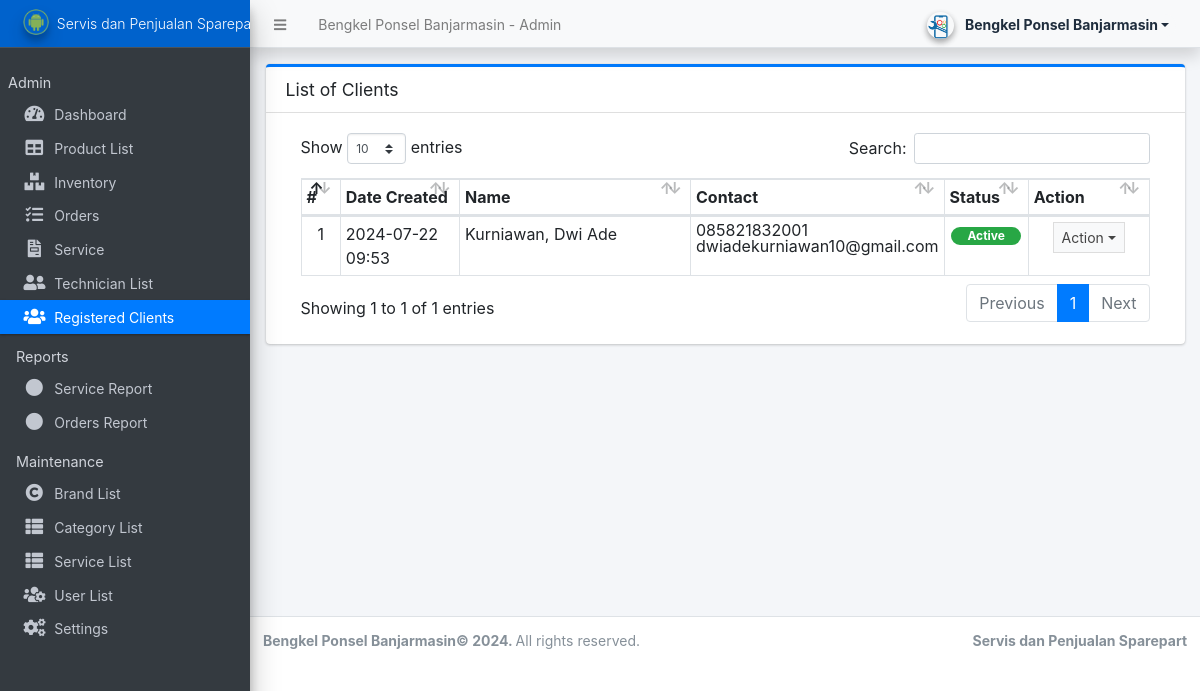
/admin/?page=clients (signed in), run on the app's committed database.
### tables this page shows
CREATE TABLE `client_list` (
  `id` int(30) NOT NULL,
  `firstname` text NOT NULL,
  `middlename` text DEFAULT NULL,
  `lastname` text NOT NULL,
  `gender` text NOT NULL,
  `contact` text NOT NULL,
  `address` text NOT NULL,
  `email` text NOT NULL,
  `password` text NOT NULL,
  `status` tinyint(1) NOT NULL DEFAULT 1,
  `delete_flag` tinyint(1) NOT NULL DEFAULT 0,
  `date_created` datetime NOT NULL DEFAULT current_timestamp(),
  `date_added` datetime DEFAULT NULL ON UPDATE current_timestamp()
);

### admin/clients/index.php (the view, shortened to what this page needs)
<div class="card card-outline card-primary">
	<div class="card-header">
		<h3 class="card-title">List of Clients</h3>
	</div>
	<div class="card-body">
		<div class="container-fluid">
        <div class="container-fluid">
			<table class="table table-bordered table-stripped">
				<colgroup>
					<col width="5%">
					<col width="15%">
					<col width="30%">
					<col width="25%">
					<col width="10%">
					<col width="15%">
				</colgroup>
				<thead>
					<tr>
						<th>#</th>
						<th>Date Created</th>
						<th>Name</th>
						<th>Contact</th>
						<th>Status</th>
						<th>Action</th>
					</tr>
				</thead>
				<tbody>
					<?php
					$i = 1;
						$qry = $conn->query("SELECT *,concat(lastname, ', ', firstname,' ',middlename) as fullname from `client_list` where delete_flag= 0 order by concat(lastname, ', ', firstname,' ',middlename) asc ");
						while($row = $qry->fetch_assoc()):
							foreach($row as $k=> $v){
								$row[$k] = trim(stripslashes($v));
							}
					?>
						<tr>
							<td class="text-center"><?php echo $i++; ?></td>
							<td><?php echo date("Y-m-d H:i",strtotime($row['date_created'])) ?></td>
							<td><?php echo ucwords($row['fullname']) ?></td>
							<td>
								<p class="m-0 lh-1">
								<?php echo $row['contact'] ?> <br>
								<?php echo $row['email'] ?>
								</p>
							</td>
							<td class="text-center">
                                <?php if($row['status'] == 1): ?>
                                    <span class="badge badge-success rounded-pill px-3">Active</span>
                                <?php else: ?>
                                    <span class="badge badge-danger rounded-pill px-3">Inactive</span>
                                <?php endif; ?>
                            </td>
							<td align="center">
								 <button type="button" class="btn btn-flat btn-default btn-sm dropdown-toggle dropdown-icon" data-toggle="dropdown">
				                  		Action
				                  </button>
							</td>
						</tr>
					<?php endwhile; ?>
				</tbody>
			</table>
		</div>
		</div>
	</div>
</div>

### data on the page
client_list: date_created "2024-07-22 09:53", fullname "Kurniawan, Dwi Ade", contact "085821832001", email "dwiadekurniawan10@gmail.com", status "Active"

### other printed values
$_settings->info('name') "Bengkel Ponsel Banjarmasin"
$_settings->userdata('firstname').' '.$_settings->userdata('lastname') "Bengkel Ponsel Banjarmasin"
$_settings->info('short_name') "Servis dan Penjualan…"
$_settings->info('short_name') "Servis dan Penjualan Sparepart"
